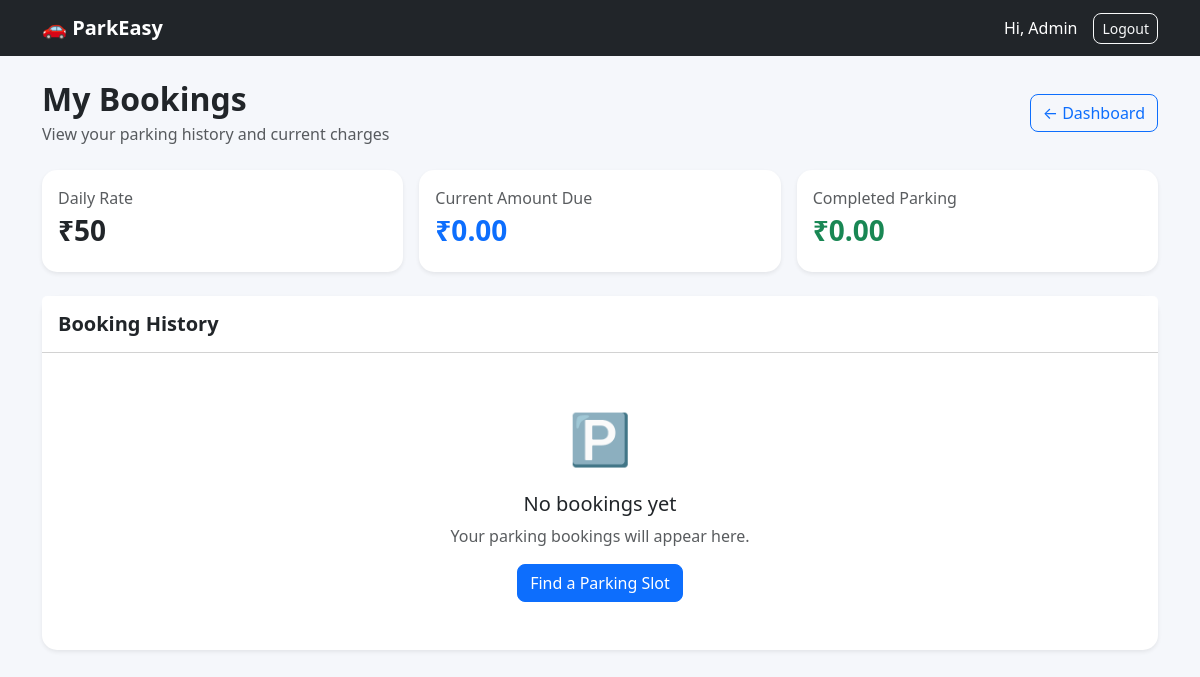
/my-bookings (signed in), run on an earlier commit of the app's database.
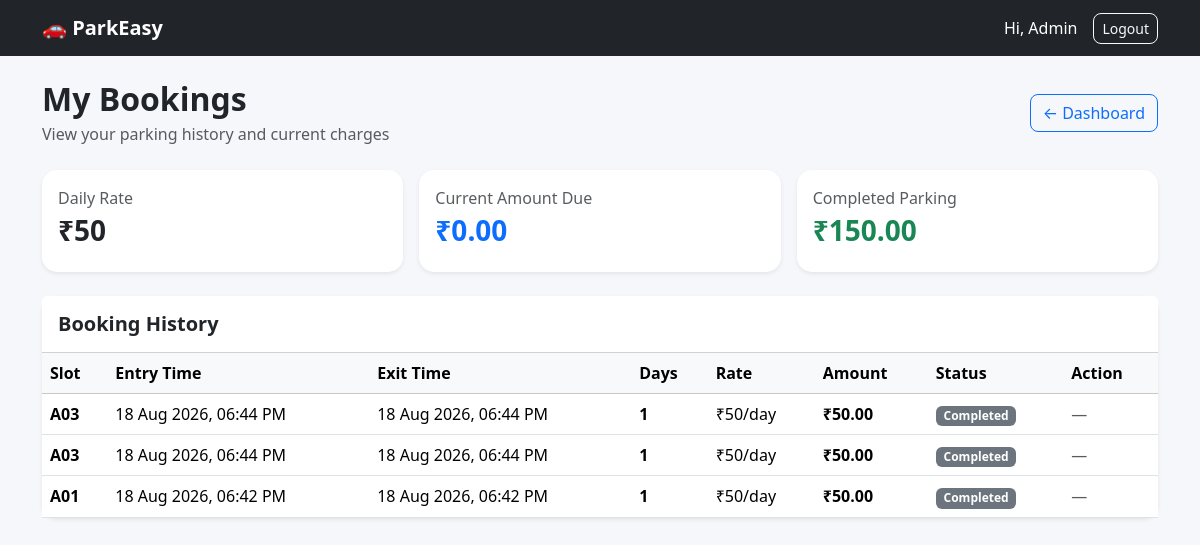
And on a later commit of the database.
### models.py (models this page shows, shortened)
class ParkingBooking(db.Model):
    __tablename__ = "parking_bookings"
    id = db.Column(
        db.Integer,
        primary_key=True
    )
    user_id = db.Column(
        db.Integer,
        db.ForeignKey("users.id"),
        nullable=False
    )
    parking_slot_id = db.Column(
        db.Integer,
        db.ForeignKey("parking_slots.id"),
        nullable=False
    )
    booking_time = db.Column(
        db.DateTime(timezone=True),
        default=lambda: datetime.now(timezone.utc),
        nullable=False
    )
    exit_time = db.Column(
        db.DateTime(timezone=True),
        nullable=True
    )
    daily_rate = db.Column(
        db.Float,
        default=50.0,
        nullable=False
    )
    status = db.Column(
        db.String(20),
        default="Active",
        nullable=False
    )
    user = db.relationship(
        "User",
        back_populates="bookings"
    )
    parking_slot = db.relationship(
        "ParkingSlot",
        back_populates="bookings"
    )
    def get_days_parked(self):
        end_time = self.exit_time
        if end_time is None:
            end_time = datetime.now(timezone.utc)
        start_time = self.booking_time
        if start_time.tzinfo is None:
            start_time = start_time.replace(
                tzinfo=timezone.utc
            )
        if end_time.tzinfo is None:
            end_time = end_time.replace(
                tzinfo=timezone.utc
            )
        duration = end_time - start_time
        seconds = duration.total_seconds()
        days = max(
            1,
            int((seconds + 86399) // 86400)
        )
        return days
    def get_total_cost(self):
        return self.get_days_parked() * self.daily_rate

class ParkingSlot(db.Model):
    __tablename__ = "parking_slots"
    id = db.Column(
        db.Integer,
        primary_key=True
    )
    slot_number = db.Column(
        db.String(20),
        unique=True,
        nullable=False
    )
    status = db.Column(
        db.String(20),
        default="Available",
        nullable=False
    )
    created_at = db.Column(
        db.DateTime(timezone=True),
        default=lambda: datetime.now(timezone.utc)
    )
    bookings = db.relationship(
        "ParkingBooking",
        back_populates="parking_slot",
        lazy=True
    )

### routes/parking.py (the view)
@parking_bp.route("/my-bookings")
@login_required
def my_bookings():
    bookings = ParkingBooking.query.filter_by(
        user_id=session["user_id"]
    ).order_by(
        ParkingBooking.booking_time.desc()
    ).all()
    total_paid = sum(
        booking.get_total_cost()
        for booking in bookings
        if booking.status == "Completed"
    )
    active_total = sum(
        booking.get_total_cost()
        for booking in bookings
        if booking.status == "Active"
    )
    return render_template(
        "my_bookings.html",
        bookings=bookings,
        total_paid=total_paid,
        active_total=active_total,
        daily_rate=DAILY_PARKING_RATE
    )

### routes/parking.py (called while the page is built, shortened)
def login_required(function):
    @wraps(function)
    def decorated_function(*args, **kwargs):
        return function(*args, **kwargs)
    return decorated_function

### templates/my_bookings.html (shortened to what this page needs)
{% extends "base.html" %}
{% block content %}
<div class="d-flex justify-content-between align-items-center mb-4">
    <div>
        <h2 class="fw-bold mb-1">
            My Bookings
        </h2>
        <p class="text-muted mb-0">
            View your parking history and current charges
        </p>
    </div>
    <a
        href="{{ url_for('parking.dashboard') }}"
        class="btn btn-outline-primary">
        ← Dashboard
    </a>
</div>
<div class="row g-3 mb-4">
    <div class="col-md-4">
        <div class="card border-0 shadow-sm">
            <div class="card-body">
                <p class="text-muted mb-1">
                    Daily Rate
                </p>
                <h3 class="fw-bold">
                    ₹{{ "%.0f"|format(daily_rate) }}
                </h3>
            </div>
        </div>
    </div>
    <div class="col-md-4">
        <div class="card border-0 shadow-sm">
            <div class="card-body">
                <p class="text-muted mb-1">
                    Current Amount Due
                </p>
                <h3 class="fw-bold text-primary">
                    ₹{{ "%.2f"|format(active_total) }}
                </h3>
            </div>
        </div>
    </div>
    <div class="col-md-4">
        <div class="card border-0 shadow-sm">
            <div class="card-body">
                <p class="text-muted mb-1">
                    Completed Parking
                </p>
                <h3 class="fw-bold text-success">
                    ₹{{ "%.2f"|format(total_paid) }}
                </h3>
            </div>
        </div>
    </div>
</div>
<div class="card border-0 shadow-sm">
    <div class="card-header bg-white py-3">
        <h5 class="mb-0 fw-bold">
            Booking History
        </h5>
    </div>
    <div class="card-body p-0">
        {% if bookings %}
        <div class="table-responsive">
            <table class="table table-hover mb-0">
                <thead class="table-light">
                    <tr>
                        <th>Slot</th>
                        <th>Entry Time</th>
                        <th>Exit Time</th>
                        <th>Days</th>
                        <th>Rate</th>
                        <th>Amount</th>
                        <th>Status</th>
                        <th>Action</th>
                    </tr>
                </thead>
                <tbody>
                    {% for booking in bookings %}
                    <tr>
                        <td class="fw-bold">
                            {{ booking.parking_slot.slot_number }}
                        </td>
                        <td>
                            {{ booking.booking_time.strftime(
                                "%d %b %Y, %I:%M %p"
                            ) }}
                        </td>
                        <td>
                            {% if booking.exit_time %}
                                {{ booking.exit_time.strftime(
                                    "%d %b %Y, %I:%M %p"
                                ) }}
                            {% else %}
                                <span class="text-muted">
                                    Still parked
                                </span>
                            {% endif %}
                        </td>
                        <td>
                            <strong>
                                {{ booking.get_days_parked() }}
                            </strong>
                        </td>
                        <td>
                            ₹{{ "%.0f"|format(
                                booking.daily_rate
                            ) }}/day
                        </td>
                        <td class="fw-bold">
                            ₹{{ "%.2f"|format(
                                booking.get_total_cost()
                            ) }}
                        </td>
                        <td>
                            {% if booking.status == "Active" %}
                                <span class="badge bg-success">
                                    Active
                                </span>
                            {% else %}
                                <span class="badge bg-secondary">
                                    Completed
                                </span>
                            {% endif %}
                        </td>
                        <td>
                            {% if booking.status == "Active" %}
                            <form
                                method="POST"
                                action="{{ url_for(
                                    'parking.release_vehicle',
                                    slot_id=booking.parking_slot.id
                                ) }}">
                                <button
                                    type="submit"
                                    class="btn btn-danger btn-sm">
                                    Release Vehicle
                                </button>
                            </form>
                            {% else %}
                                <span class="text-muted">
                                    —
                                </span>
                            {% endif %}
                        </td>
                    </tr>
                    {% endfor %}
                </tbody>
            </table>
        </div>
        {% else %}
        <div class="text-center py-5">
            <div style="font-size: 50px;">
                🅿️
            </div>
            <h5 class="mt-3">
                No bookings yet
            </h5>
            <p class="text-muted">
                Your parking bookings will appear here.
            </p>
            <a
                href="{{ url_for('parking.dashboard') }}"
                class="btn btn-primary">
                Find a Parking Slot
            </a>
        </div>
        {% endif %}
    </div>
</div>
{% endblock %}

### templates/base.html (shortened to what this page needs)
<!DOCTYPE html>
<html lang="en">
<head>
    <link
        href="https://cdn.jsdelivr.net/npm/bootstrap@5.3.3/dist/css/bootstrap.min.css"
        rel="stylesheet"
    >
    <link
        rel="stylesheet"
        href="{{ url_for('static', filename='css/style.css') }}"
    >
</head>
<body>
<nav class="navbar navbar-expand-lg navbar-dark bg-dark">
    <div class="container">
        <a class="navbar-brand fw-bold" href="{{ url_for('parking.index') }}">
            🚗 ParkEasy
        </a>
        {% if session.get('user_id') %}
        <div class="d-flex align-items-center">
            <span class="text-white me-3">
                Hi, {{ session.get('user_name') }}
            </span>
            <a href="{{ url_for('auth.logout') }}"
               class="btn btn-outline-light btn-sm">
                Logout
            </a>
        </div>
        {% endif %}
    </div>
</nav>
<div class="container py-4">
    {% block content %}{% endblock %}
</div>
</body>
</html>

### static/css/style.css (style rules this page uses)
body { background-color: #f5f7fb; min-height: 100vh; }
.card { border-radius: 15px; }
.btn { border-radius: 8px; }

What changed in the data, as far as the page shows it:
added ParkingBooking: parking_slot.slot_number "A03", booking_time "18 Aug 2026, 06:44 PM", exit_time "18 Aug 2026, 06:44 PM", get_days_parked "1", daily_rate "50", exit_time+booking_time+daily_rate "50.00", status "Completed"
added ParkingBooking: parking_slot.slot_number "A03", booking_time "18 Aug 2026, 06:44 PM", exit_time "18 Aug 2026, 06:44 PM", get_days_parked "1", daily_rate "50", exit_time+booking_time+daily_rate "50.00", status "Completed"
added ParkingBooking: parking_slot.slot_number "A01", booking_time "18 Aug 2026, 06:42 PM", exit_time "18 Aug 2026, 06:42 PM", get_days_parked "1", daily_rate "50", exit_time+booking_time+daily_rate "50.00", status "Completed"
Also different on the page:
{{ "%.2f"|format(total_paid) }}: "0.00" → "150.00"
text no longer shown: "🅿️ No bookings yet Your parking bookings will appear here. Find a Parking Slot"
text now shown: "Slot Entry Time Exit Time Days Rate Amount Status Action"
